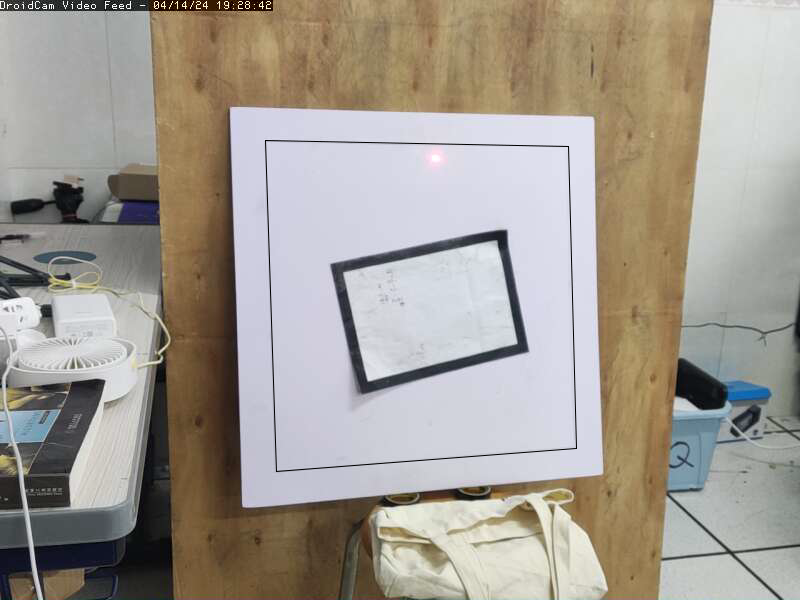
#> input picture 23Electric_E/Picture4/4.png, 800 x 600 px
$ python -i find_Rect.py   (imports and definitions only)
#> lines starting #> are read from the running program, lines starting #| are printed output that depends on the picture; after the words box and inside, x2 and y2 are one past the last pixel; in counts of white or black regions, pixels touching at a corner belong together
#> further down, picture is the input picture: shape (600, 800, 3); mean B, G, R 146.8, 155.6, 162.1
import cv2
import numpy as np

class RectDetector(object):
    """
    矩形识别器
    """
    def __init__(self) -> None:
        self.maxval = 255   #经调试，图像1在(152,255)时识别抗干扰能力最强
        self.minval = 152
        self.min_area_threshold = 1000  # 最小面积阈值
    def createTrackbar(self):           #回调器
        cv2.namedWindow('trackbar')
        cv2.createTrackbar('maxval', 'trackbar', self.maxval, 255, self.callback_maxval)
        cv2.createTrackbar('minval', 'trackbar', self.minval, 255, self.callback_minval)

    # region 回调函数
    def callback_maxval(self, x):
        self.maxval = x

    def callback_minval(self, x):
        self.minval = x
    # endregion

    def detect(self, _img):         #矩形检测器
        lst = []
        areas = []
        img = _img.copy()
        gray = cv2.cvtColor(img, cv2.COLOR_BGR2GRAY)
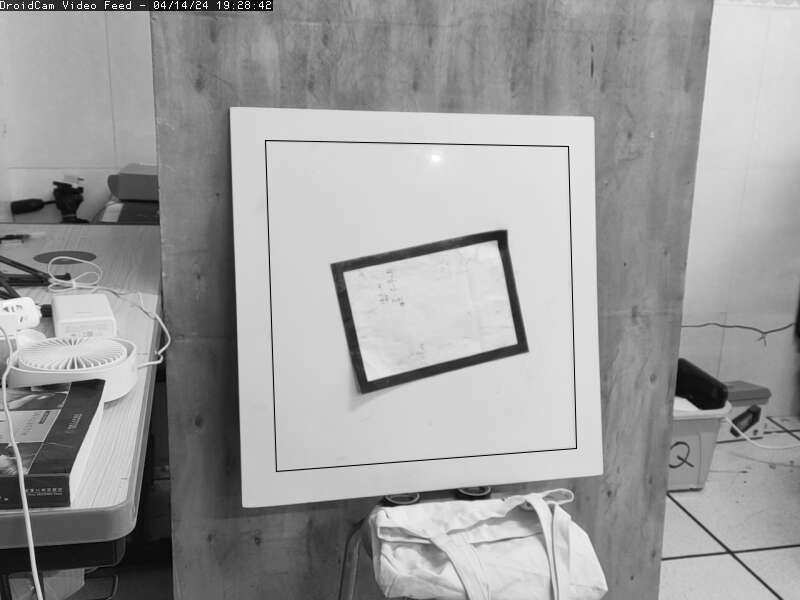
#> gray: shape (600, 800); min 0, max 255, mean 156.5
        # 高斯模糊
        blurred = cv2.GaussianBlur(gray, (3, 3), 0)
        # 使用Canny算子提取边缘
        edges = cv2.Canny(blurred, self.minval, self.maxval)
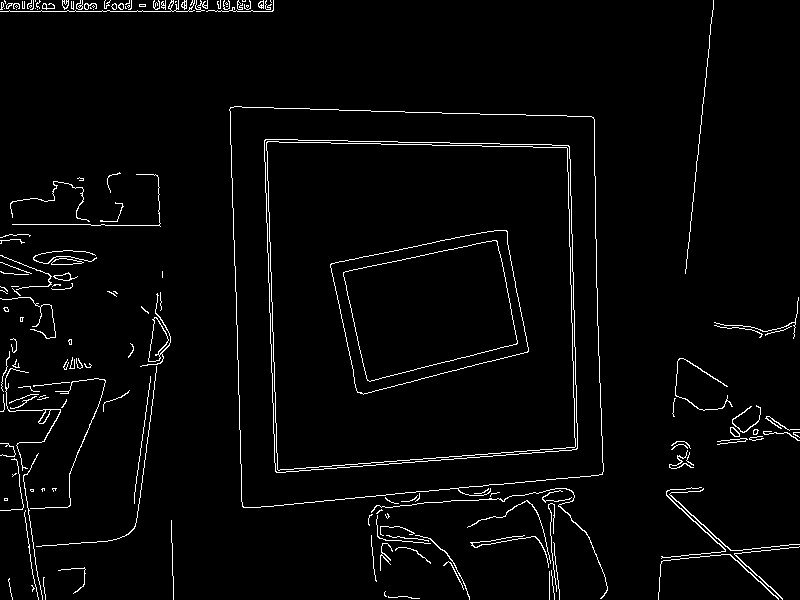
#> edges: shape (600, 800); 2.8% white in thin lines or dots
        contours, _ = cv2.findContours(edges, cv2.RETR_LIST, cv2.CHAIN_APPROX_SIMPLE)  # 找到边缘
#> contours = 207 contours, 162 with area under 20; largest, box (x1, y1, x2, y2) and area: (229, 106, 604, 508) 137437, (229, 106, 604, 508) 137428, (264, 139, 578, 473) 96958, (264, 139, 578, 473) 96952, (266, 141, 576, 471) 94031
        min_area = float('inf')
        min_rect_center = None
        for cnt in contours:
            epsilon = 0.02 * cv2.arcLength(cnt, True)
            approx = cv2.approxPolyDP(cnt, epsilon, True)  # 近似轮廓

            if len(approx) == 4 and cv2.contourArea(approx) > self.min_area_threshold:  # 如果近似后的轮廓有四个顶点，那么它可能是一个矩形
                areas.append(cv2.contourArea(approx))  # 将面积存储
                lst.append(approx)  # 将矩形存储
                cv2.drawContours(_img, [approx], -1, (0, 0, 255), 2)  # 在原始图像上画出矩形

                # 计算矩形的面积
                area = cv2.contourArea(approx)
                if area < min_area:
                    min_area = area
                    min_rect_center = self.get_intersection(approx[0][0], approx[2][0], approx[1][0], approx[3][0])

                # 画对角线
                cv2.line(_img, tuple(approx[0][0]), tuple(approx[2][0]), (0, 255, 0), 1)  # 对角线1
                cv2.line(_img, tuple(approx[1][0]), tuple(approx[3][0]), (0, 255, 0), 1)  # 对角线2

                # 计算对角线交点
                intersection = self.get_intersection(approx[0][0], approx[2][0], approx[1][0], approx[3][0])
                cv2.circle(_img, intersection, 5, (0, 255, 255), -1)
                cv2.putText(_img, '({}, {})'.format(intersection[0], intersection[1]),
                            (intersection[0] + 10, intersection[1]),
                            cv2.FONT_HERSHEY_TRIPLEX, 0.5, (0, 255, 255), 1)
#> this loop made 207 passes
#> (epsilon, area, min_area, intersection) on pass 116: (11.19, 16614, 16614, (433, 308))
#> (epsilon, area, intersection) on passes 117, 120, 121, 127, 128, 129: (11.24, 16759.5, (432, 308)), (12.93, 22285.5, (433, 309)), (12.98, 22519.5, (433, 309)), (24.9, 93535.5, (427, 301)), (24.91, 93679.5, (428, 301)), (25.18, 95545.5, (428, 301))
#> after the loop, areas = [16614, 16759.5, 22285.5, 22519.5, 93535.5, 93679.5, 95545.5, 96143.5, 136075.5, 136765]; lst = 10 contours; largest, box (x1, y1, x2, y2) and area: (230, 107, 603, 508) 136765, (229, 109, 603, 508) 136076, (264, 140, 578, 473) 96144, (264, 141, 578, 473) 95546, (266, 142, 576, 471) 93680; min_area = 16614

        # 按面积排序，找出第二大矩形
        if len(areas) > 1:
            sorted_indices = np.argsort(areas)
#> sorted_indices = [0, 1, 2, 3, 4, 5, 6, 7, 8, 9]
            second_largest_index = sorted_indices[-3]  #获取第二大的矩形的索引
#> second_largest_index = 7
            second_largest_rect = lst[second_largest_index]
#> second_largest_rect = [[264, 140], [276, 472], [577, 448], [568, 145]]
            print("细线四角坐标：")
            for point in second_largest_rect:
                print(point[0])
#> this loop made 4 passes
#| [264 140]
#| [276 472]
#| [577 448]
#| [568 145]
        return _img, lst ,min_rect_center,second_largest_rect

    def get_intersection(self, p1, p2, p3, p4):
        """计算两条对角线的交点"""
        x1, y1 = p1
        x2, y2 = p2
        x3, y3 = p3
        x4, y4 = p4

        denom = (y4 - y3) * (x2 - x1) - (x4 - x3) * (y2 - y1)
        if denom == 0:
            return None  # 平行或重合
        ua = ((x4 - x3) * (y1 - y3) - (y4 - y3) * (x1 - x3)) / denom
        intersection_x = int(x1 + ua * (x2 - x1))
        intersection_y = int(y1 + ua * (y2 - y1))
        return (intersection_x, intersection_y)

>>> import cv2
>>> picture = cv2.imread('4.png')
>>> result = RectDetector().detect(picture)
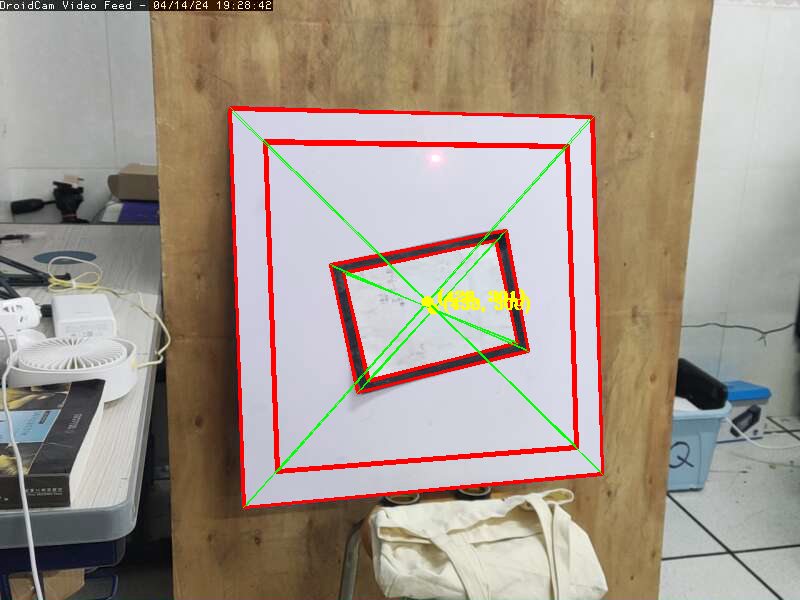
#> picture: shape (600, 800, 3); 4.02% of pixels changed, all inside (x1, y1, x2, y2) = (228, 106, 604, 509)
